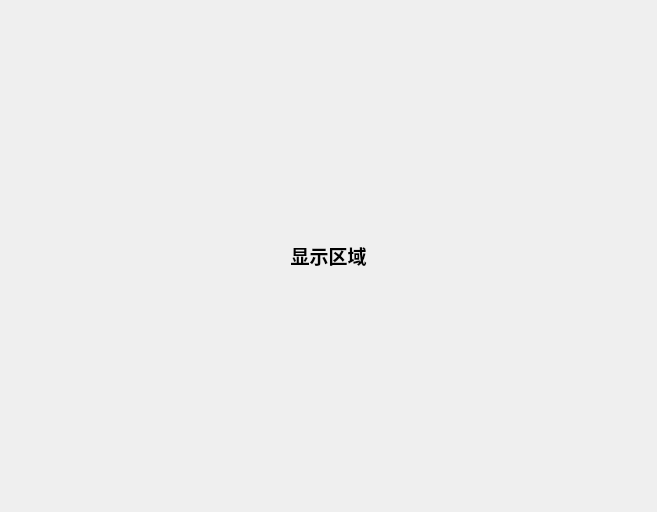
<?xml version="1.0" encoding="UTF-8"?>
<ui version="4.0">
 <class>fullScreen</class>
 <widget class="QWidget" name="fullScreen">
  <property name="geometry">
   <rect>
    <x>0</x>
    <y>0</y>
    <width>657</width>
    <height>512</height>
   </rect>
  </property>
  <property name="windowTitle">
   <string>Form</string>
  </property>
  <layout class="QVBoxLayout" name="verticalLayout">
   <item>
    <widget class="QLabel" name="label_DisplayCam">
     <property name="text">
      <string>&lt;html&gt;&lt;head/&gt;&lt;body&gt;&lt;p align=&quot;center&quot;&gt;&lt;span style=&quot; font-size:14pt; font-weight:600;&quot;&gt;显示区域&lt;/span&gt;&lt;/p&gt;&lt;/body&gt;&lt;/html&gt;</string>
     </property>
    </widget>
   </item>
  </layout>
 </widget>
 <resources/>
 <connections/>
</ui>
